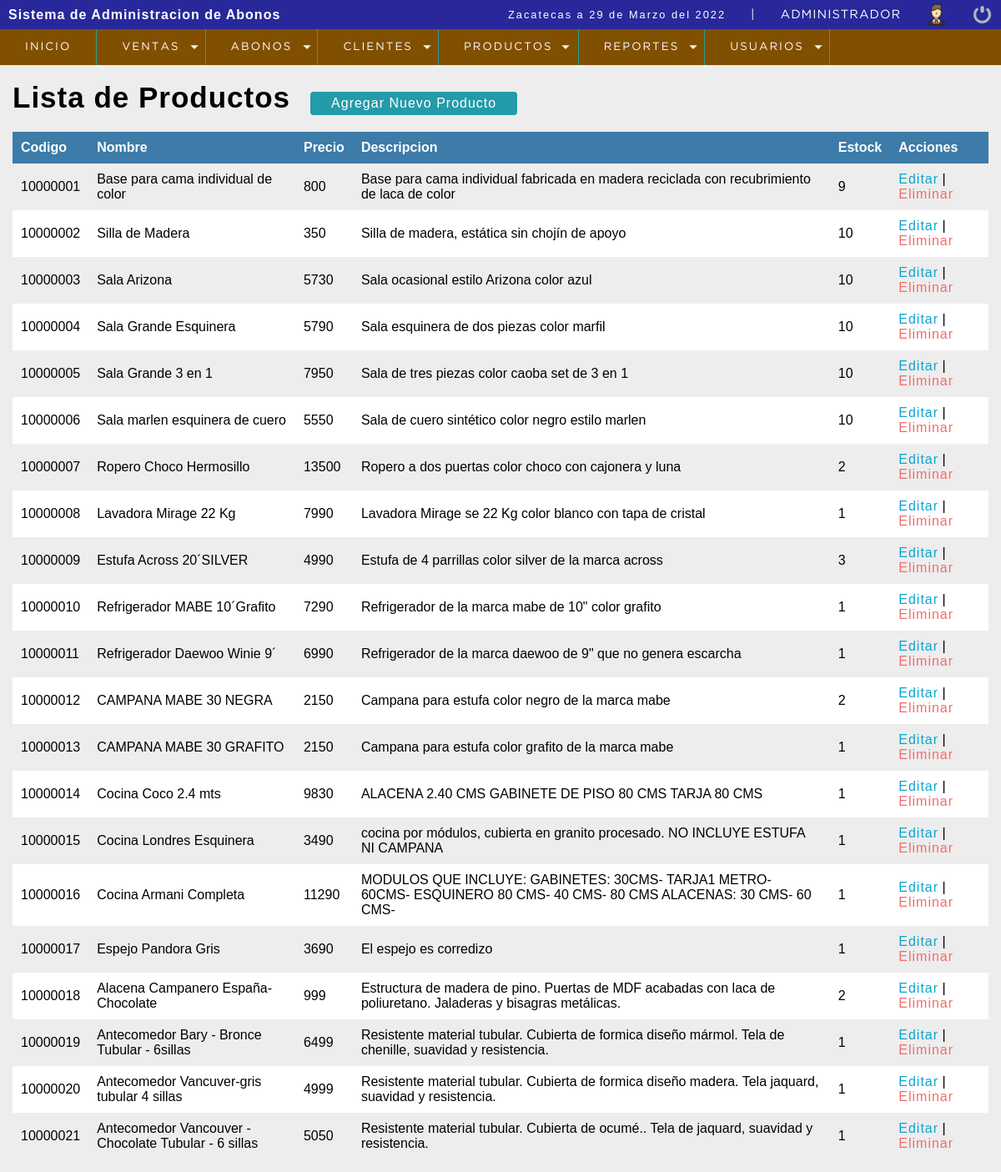
The page /sistema/lista_productos.php (signed in) on the database its author committed.
### tables this page shows
CREATE TABLE `articulos` (
  `codigo_articulo` int(8) NOT NULL,
  `nombre` text NOT NULL,
  `precio` int(6) NOT NULL,
  `descripcion` text NOT NULL,
  `stok` int(2) NOT NULL DEFAULT 0,
  `estatus` int(1) NOT NULL DEFAULT 1
);

### sistema/includes/functions.php (called while the page is built, shortened)
<?php
	function fechaC(){
		$mes = array("","Enero",
					  "Febrero",
					  "Marzo",
					  "Abril",
					  "Mayo",
					  "Junio",
					  "Julio",
					  "Agosto",
					  "Septiembre",
					  "Octubre",
					  "Noviembre",
					  "Diciembre");
		return date('d')." de ". $mes[date('n')] . " del " . date('Y');
	}
 ?>

### sistema/lista_productos.php (the view, shortened to what this page needs)
<?php
include "config/conect.php";
?>
<!DOCTYPE html>
<html lang="en">
<head>
	<?php include "includes/scripts.php"; ?>
</head>
<body>
	<?php include "includes/header.php"; ?>
	<section id="container">
		<div class="listado_productos">
		<h1>Lista de Productos</h1>
		<a href="nuevo_producto.php" class="btn_new">Agregar Nuevo Producto</a>
		<table>
			<tr>
				<th>Codigo</th>
				<th>Nombre</th>
				<th>Precio</th>
				<th>Descripcion</th>
				<th>Estock</th>
				<th>Acciones</th>
			</tr>
			<?php
				$query = mysqli_query($conection,"SELECT * FROM articulos WHERE estatus = 1");
				$result = mysqli_num_rows($query);
				if($result > 0){
					while ($data = mysqli_fetch_array($query)) {
			?>
					<tr>
						<td><?php echo($data['codigo_articulo'])?></td>
						<td><?php echo($data['nombre'])?></td>
						<td><?php echo($data['precio'])?></td>
						<td><?php echo($data['descripcion'])?></td>
						<td><?php echo($data['stok'])?></td>
						<td>
							<a href="editar_producto.php?id=<?php echo($data['codigo_articulo'])?>" class="link_edit">Editar</a>
							<a > | </a>
							<a href="eliminar_producto.php?id=<?php echo($data['codigo_articulo'])?>" class="link_eliminar">Eliminar</a>
						</td>
					</tr>
			<?php
				}
				}
			?>
		</table>
	</div>
	</section>
</body>
</html>

### sistema/includes/scripts.php (shortened to what this page needs)
<link rel="stylesheet" type="text/css" href="css/style.css">
<?PHP include "functions.php"; ?>

### sistema/includes/header.php (shortened to what this page needs)
<header>
	<div class="header">
		<h1>Sistema de Administracion de Abonos</h1>
		<div class="optionsBar">
			<p>Zacatecas a <?php echo fechaC(); ?> </p>
			<span>|</span>
			<span class="user"><?php echo $_SESSION['Nombre'] ?></span>
			<img class="photouser" src="img/user.png" alt="Usuario">
			<a href="salir.php"><img class="close" src="img/salir.png" alt="Salir del sistema" title="Salir"></a>
			</div>
	</div>
	<?php include "nav.php";?>
</header>

### sistema/includes/nav.php (shortened to what this page needs)
<nav>
	<ul>
		<li><a href="index.php">Inicio</a></li>
		<li class="principal">
			<a href="#">Ventas</a>
		</li>
		<li class="principal">
			<a href="#">Abonos</a>
		</li>
		<li class="principal">
			<a href="#">Clientes</a>
		</li>
		<li class="principal">
			<a href="#">Productos</a>
		</li>
		<li class="principal">
			<a href="#">Reportes</a>
		</li>
		<li class="principal">
			<a href="#">Usuarios</a>
		</li>
	</ul>
</nav>

### sistema/css/style.css (style rules this page uses)
* { margin: 0; padding: 0; box-sizing: border-box; }
body { background: #ededed; }
h1, h2, h3, h4, h5, h6 { font-family: 'arial'; font-weight: bold; letter-spacing: 1px; }
h1 { font-size: 1em; }
p { font-family: 'arial'; letter-spacing: 2px; font-size: .8em; line-height: 20px; }
a { text-decoration: none; font-family: arial; letter-spacing: 1px; }
span { font-family: 'GothamBook'; letter-spacing: 1px; font-size: .9em; line-height: 20px; }
header { position: fixed; width: 100%; }
.header { color: #fff; background: #28289a; height: 35px; display: -webkit-flex; display: -moz-flex; display: -ms-flex; display: -o-flex; display: flex; justify-content: space-between; align-items: center; padding: 10px; }
.optionsBar { display: -webkit-flex; display: -moz-flex; display: -ms-flex; display: -o-flex; display: flex; justify-content: center; align-items: center; }
.optionsBar span { color: #FFF; font-size: 11pt; font-family: 'GothamBook'; text-transform: uppercase; margin-left: 30px; }
.photouser { margin-left: 30px; width: 25px; height: 25px; }
.close { width: 25px; height: 25px; }
.optionsBar a { display: -webkit-flex; display: -moz-flex; display: -ms-flex; display: -o-flex; display: flex; margin-left: 30px; }
nav ul { background: #814f00; list-style: none; display: -webkit-flex; display: -moz-flex; display: -ms-flex; display: -o-flex; display: flex; justify-content: left; align-items: center; }
nav ul > li a { position: relative; }
nav a { color: #FFF; display: block; font-size: 10pt; font-family: 'GothamBook'; padding: 15px 30px; text-transform: uppercase; letter-spacing: 2px; transition: background .5s; border-right: 1px solid #319B8F; }
nav .principal > a { background: url(../images/arrow_bottom.png) no-repeat; background-position-x: 0%; background-position-y: 0%; background-size: auto auto; background-position: 94% center; background-size: 10px; }
#container { padding: 90px 15px 15px; }
#container h1 { font-size: 35px; display: inline-block; }
.btn_new { display: inline-block; background: #239baa; color: #FFF; padding: 5px 25px; border-radius: 4px; margin: 20px; }
table { border-collapse: collapse; font-family: 'arial'; width: 100%; }
table th { text-align: left; padding: 10px; background: #3d7ba8; color: #FFF; }
table tr:nth-child(odd) { background: #FFF; }
table td { padding: 10px; }
.link_edit { color: #0ca4ce; }
.link_eliminar { color: #f26b6b; }

### rows shown on the page
articulos: codigo_articulo "10000001", nombre "Base para cama individual de color", precio "800", descripcion "Base para cama individual fabricada en madera reciclada con recubrimiento de laca de color", stok "9"
articulos: codigo_articulo "10000002", nombre "Silla de Madera", precio "350", descripcion "Silla de madera, estática sin chojín de apoyo", stok "10"
articulos: codigo_articulo "10000003", nombre "Sala Arizona", precio "5730", descripcion "Sala ocasional estilo Arizona color azul", stok "10"
articulos: codigo_articulo "10000004", nombre "Sala Grande Esquinera", precio "5790", descripcion "Sala esquinera de dos piezas color marfil", stok "10"
articulos: codigo_articulo "10000005", nombre "Sala Grande 3 en 1", precio "7950", descripcion "Sala de tres piezas color caoba set de 3 en 1", stok "10"
articulos: codigo_articulo "10000006", nombre "Sala marlen esquinera de cuero", precio "5550", descripcion "Sala de cuero sintético color negro estilo marlen", stok "10"
articulos: codigo_articulo "10000007", nombre "Ropero Choco Hermosillo", precio "13500", descripcion "Ropero a dos puertas color choco con cajonera y luna", stok "2"
articulos: codigo_articulo "10000008", nombre "Lavadora Mirage 22 Kg", precio "7990", descripcion "Lavadora Mirage se 22 Kg color blanco con tapa de cristal", stok "1"
articulos: codigo_articulo "10000009", nombre "Estufa Across 20´SILVER", precio "4990", descripcion "Estufa de 4 parrillas color silver de la marca across", stok "3"
articulos: codigo_articulo "10000010", nombre "Refrigerador MABE 10´Grafito", precio "7290", descripcion "Refrigerador de la marca mabe de 10\" color grafito", stok "1"
articulos: codigo_articulo "10000011", nombre "Refrigerador Daewoo Winie 9´", precio "6990", descripcion "Refrigerador de la marca daewoo de 9\" que no genera escarcha", stok "1"
articulos: codigo_articulo "10000012", nombre "CAMPANA MABE 30 NEGRA", precio "2150", descripcion "Campana para estufa color negro de la marca mabe", stok "2"
articulos: codigo_articulo "10000013", nombre "CAMPANA MABE 30 GRAFITO", precio "2150", descripcion "Campana para estufa color grafito de la marca mabe", stok "1"
articulos: codigo_articulo "10000014", nombre "Cocina Coco 2.4 mts", precio "9830", descripcion "ALACENA 2.40 CMS GABINETE DE PISO 80 CMS TARJA 80 CMS", stok "1"
articulos: codigo_articulo "10000015", nombre "Cocina Londres Esquinera", precio "3490", descripcion "cocina por módulos, cubierta en granito procesado. NO INCLUYE ESTUFA NI CAMPANA", stok "1"
articulos: codigo_articulo "10000016", nombre "Cocina Armani Completa", precio "11290", descripcion "MODULOS QUE INCLUYE: GABINETES: 30CMS- TARJA1 METRO- 60CMS- ESQUINERO 80 CMS- 40 CMS- 80 CMS ALACENAS: 30 CMS- 60 CMS-", stok "1"
articulos: codigo_articulo "10000017", nombre "Espejo Pandora Gris", precio "3690", descripcion "El espejo es corredizo", stok "1"
articulos: codigo_articulo "10000018", nombre "Alacena Campanero España-Chocolate", precio "999", descripcion "Estructura de madera de pino. Puertas de MDF acabadas con laca de poliuretano. Jaladeras y bisagras metálicas.", stok "2"
articulos: codigo_articulo "10000019", nombre "Antecomedor Bary - Bronce Tubular - 6sillas", precio "6499", descripcion "Resistente material tubular. Cubierta de formica diseño mármol. Tela de chenille, suavidad y resistencia.", stok "1"
articulos: codigo_articulo "10000020", nombre "Antecomedor Vancuver-gris tubular 4 sillas", precio "4999", descripcion "Resistente material tubular. Cubierta de formica diseño madera. Tela jaquard, suavidad y resistencia.", stok "1"
articulos: codigo_articulo "10000021", nombre "Antecomedor Vancouver - Chocolate Tubular - 6 sillas", precio "5050", descripcion "Resistente material tubular. Cubierta de ocumé.. Tela de jaquard, suavidad y resistencia.", stok "1"

### other values the page prints
fechaC() "29 de Marzo del 2022"
$_SESSION['Nombre'] "ADMINISTRADOR"
